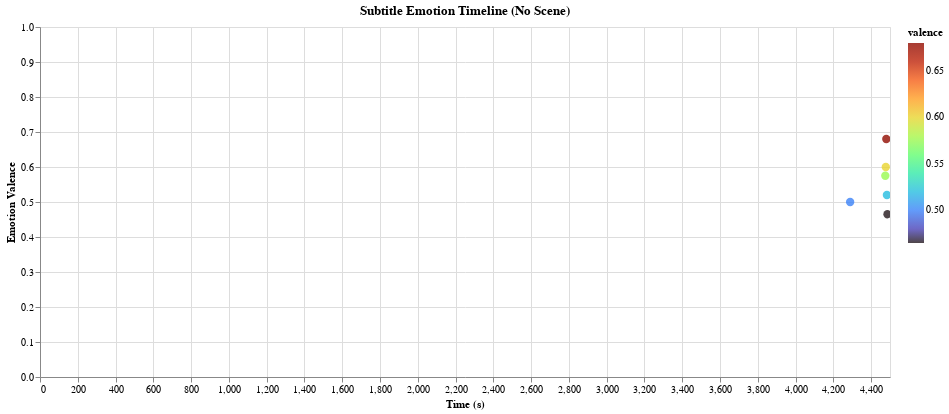

Here is the notebook cell this chart was saved with:
### Code cell
chart = alt.Chart(subs_df).mark_circle(size=70, opacity=0.8).encode(
    x=alt.X('start', title='Time (s)'),
    y=alt.Y('valence', title='Emotion Valence', scale=alt.Scale(domain=[0,1])),
    color=alt.Color('valence:Q', scale=alt.Scale(scheme='turbo')),
    tooltip=['id','text','emotions','valence','situation','situation_type']
).properties(width=850, height=350, title="Subtitle Emotion Timeline (No Scene)")

chart.interactive().show()

### Figure 1 — Vega-Lite specification as saved in the notebook (floating-point values rounded to 4 significant figures)
{"config": {"view": {"continuousWidth": 300, "continuousHeight": 300}}, "data": {"name": "data-9160d2153b5a01d75ed15a1e6bce0e84"}, "mark": {"type": "circle", "opacity": 0.8, "size": 70}, "encoding": {"color": {"field": "valence", "scale": {"scheme": "turbo"}, "type": "quantitative"}, "tooltip": [{"field": "id", "type": "quantitative"}, {"field": "text", "type": "nominal"}, {"field": "emotions", "type": "nominal"}, {"field": "valence", "type": "quantitative"}, {"field": "situation", "type": "nominal"}, {"field": "situation_type", "type": "nominal"}], "x": {"field": "start", "title": "Time (s)", "type": "quantitative"}, "y": {"field": "valence", "scale": {"domain": [0, 1]}, "title": "Emotion Valence", "type": "quantitative"}}, "height": 350, "params": [{"name": "param_1", "select": {"type": "interval", "encodings": ["x", "y"]}, "bind": "scales"}], "title": "Subtitle Emotion Timeline (No Scene)", "width": 850, "$schema": "https://vega.github.io/schema/vega-lite/v5.20.1.json", "datasets": {"data-9160d2153b5a01d75ed15a1e6bce0e84": [{"id": 629, "start": 4289.0, "end": 4290.0, "text": "Go back!", "emotions": [], "situation": "unknown", "situation_type": "unknown", "valence": 0.5}, {"id": 630, "start": 4475.0, "end": 4477.0, "text": "Lord Jiro!", "emotions": ["respect", "authority"], "situation": "Addressing a superior or someone of high rank", "situation_type": "Formal greeting", "valence": 0.575}, {"id": 631, "start": 4478.0, "end": 4480.0, "text": "The die is cast; do not falter.", "emotions": ["determination", "authority"], "situation": "A leader gives a decisive order", "situation_type": "Command", "valence": 0.6}, {"id": 632, "start": 4480.0, "end": 4483.0, "text": "You chose this path, follow it.", "emotions": ["determination"], "situation": "A character is encouraging another to continue on their chosen path", "situation_type": "Motivational", "valence": 0.68}, {"id": 633, "start": 4484.0, "end": 4487.0, "text": "It leads to absolute rulership.", "emotions": ["authority"], "situation": "A statement about the consequences of a particular action", "situation_type": "Politics", "valence": 0.52}, {"id": 634, "start": 4487.0, "end": 4490.0, "text": "You can no longer turn back.", "emotions": ["caution", "seriousness"], "situation": "A point of no return has been reached", "situation_type": "Warning", "valence": 0.465}]}}
